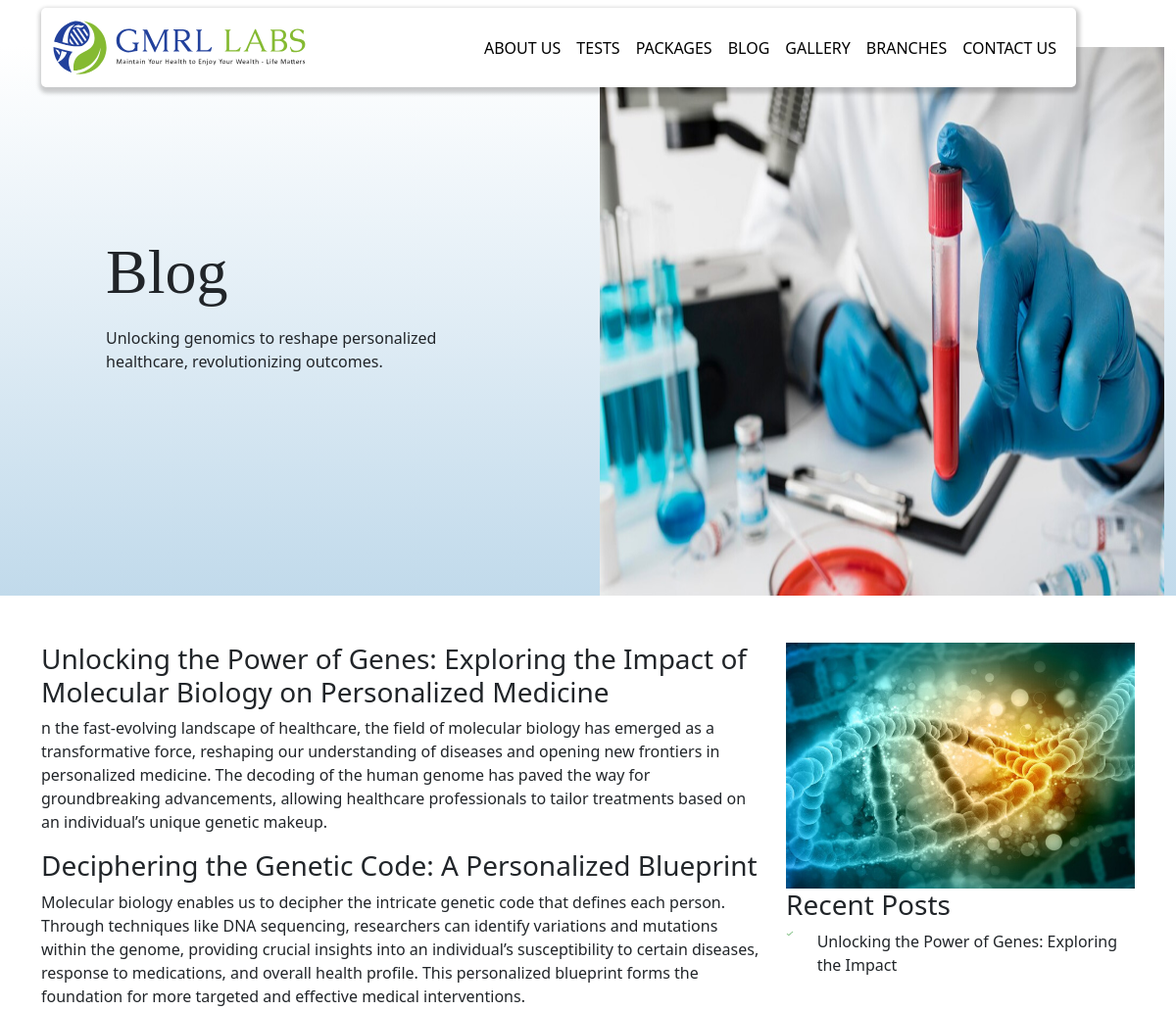
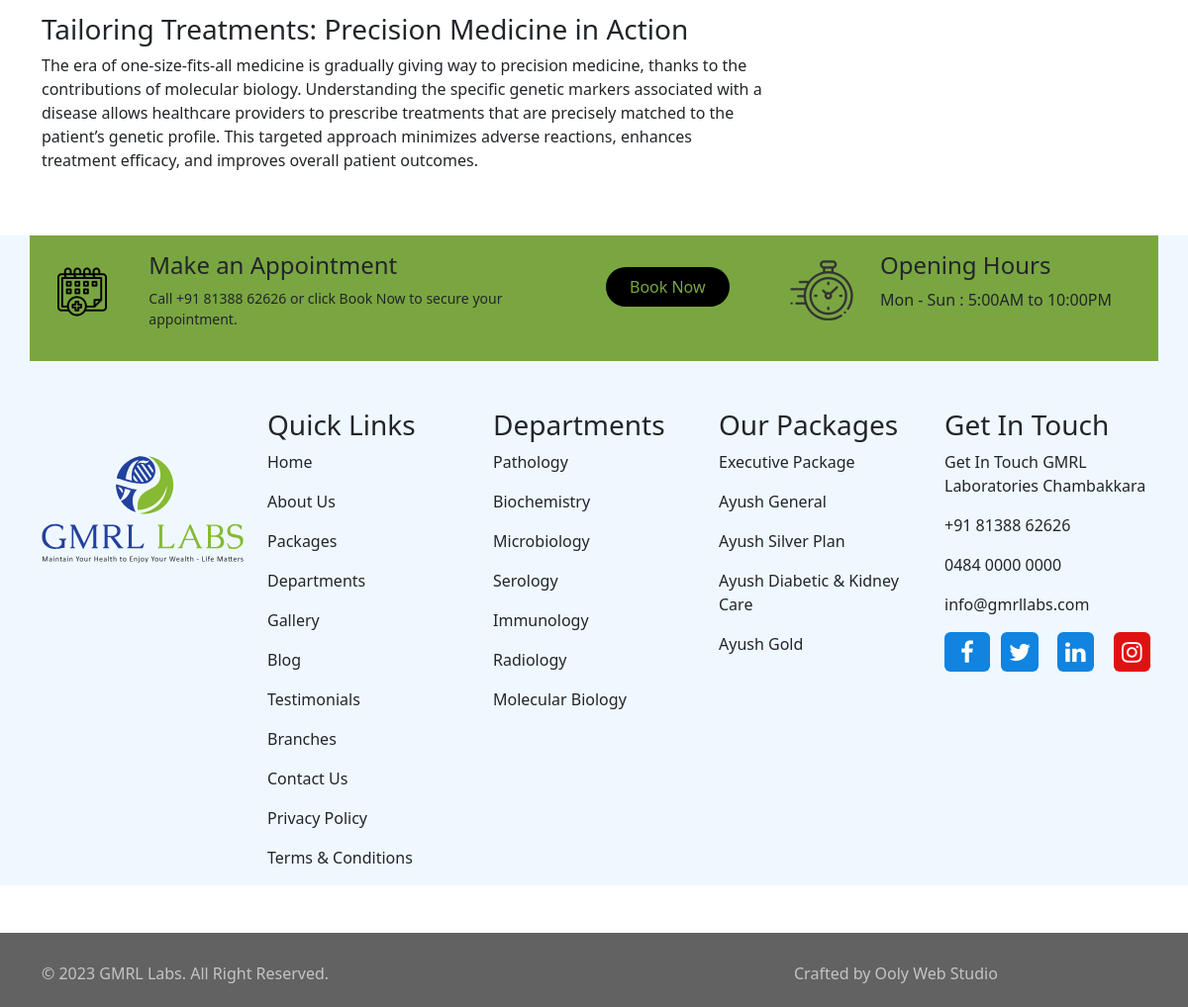
Page /subblog/2/ on the committed database (2 pictures, top to bottom).
### app/models.py (models this page shows)
class Sub_blog(models.Model):
    image=models.ImageField(upload_to='img')
    name=models.CharField(max_length=50)
    heading1=models.CharField(max_length=500)
    description1=models.CharField(max_length=500)
    heading2=models.CharField(max_length=500)
    description2=models.CharField(max_length=500)
    heading3=models.CharField(max_length=500)
    description3=models.CharField(max_length=500)
    blog=models.ForeignKey(Blog,on_delete=models.CASCADE)

### app/views.py (the view)
# urls.py: path('subblog/<int:id>/',views.subblog,name='subblog'),
def subblog(request,id):
    context={}
    su=Sub_blog.objects.filter(blog=id)
    context['su']=su
    return render(request,'subblog.html',context)

### app/templates/subblog.html (shortened to what this page needs)
{% load static %}
<!DOCTYPE html>
<html lang="en">
<head>
    <link href="https://cdn.jsdelivr.net/npm/bootstrap@5.1.3/dist/css/bootstrap.min.css" rel="stylesheet">
    <link rel="stylesheet" href="https://cdnjs.cloudflare.com/ajax/libs/font-awesome/4.7.0/css/font-awesome.min.css">
    {% block css %}
    <link rel="stylesheet" href="{% static '/css/index.css' %}">
    {% endblock %}
</head>
<body>
  <div class="container bar">
    <nav class="navbar navbar-expand-lg mt-2 static-top header-fixed ">
      <div class="container">
        <a class="navbar-brand" href="{% url 'index' %}">
          <img src="{% static '/images/gmrl-logo.svg' %}" alt="..." height="55">
        </a>
          <div class="collapse navbar-collapse  hi" id="navbarSupportedContent">
            <ul class="navbar-nav ms-auto">
              <li class="nav-item">
                <a class="nav-link  " aria-current="page" href="{% url 'about' %}">ABOUT US</a>
              </li>
              <li class="nav-item">
                <a class="nav-link" href="{% url 'test' %}">TESTS</a>
              </li>
              <li class="nav-item">
                <a class="nav-link" href="{% url 'packages' %}">PACKAGES</a>
              </li>
              <li class="nav-item">
                <a class="nav-link" href="{% url 'blog' %}">BLOG</a>
              </li>
              <li class="nav-item">
                <a class="nav-link" href="{% url 'gallery' %}">GALLERY</a>
              </li>
              <li class="nav-item">
                <a class="nav-link" href="{% url 'branch' %}">BRANCHES</a>
              </li>
              <li class="nav-item">
                <a class="nav-link" href="{% url 'contact' %}">CONTACT US</a>
              </li>
            </ul>
          </div>
      </div>
    </nav>
  </div>
  <div class="container-fluid mt-5 colo">
    <div class="row">
      <div class="col-lg col-md-12">
        <div class="row">
          <div class="col-lg mt-5">
            <div class="row">
              <div class="col-lg ms-5 me-5">
                <h1 class="about ms-5">Blog</h1>
                <p class="ms-5 me-5 mt-3">Unlocking genomics to reshape personalized healthcare,
                    revolutionizing outcomes.</p>
              </div>
            </div>
          </div>
        </div>
      </div>
      <div class="col-lg col-md-12">
        <img src="{% static 'images/about banner.jpg' %}" alt="" class="pl">
      </div>
    </div>
  </div>
<div class="container mt-5">
<div class="row">
  {% for i in su %}
<div class="col-lg-8">
<h3>{{i.heading1}}</h3>
<p>{{i.description1}}</p>
<h3>{{i.heading2}}</h3>
<p>{{i.description2}}</p>
<h3>{{i.heading3}}</h3>
<p>{{i.description3}}</p>
</div>
<div class="col-lg-4">
<img src="{{i.image.url}}" alt="">
<h3>Recent Posts</h3>
<div class="row">
<div class="col-lg-1 col-md-2 col-2">
  <img src="{% static 'images/icons8-tick-20.png' %}" alt="">
</div>
<div class="col-lg-11 col-md col ">
  <p>{{i.name}}</p>
</div>
{% endfor %}
</div>
</div>
</div>
</div>
<footer>
  <div class="container  mt-5">
    <div class="row box p-3 mb-5">
      <div class="col-lg-1 col-md-1 col-2 pb-3">
        <img src="{% static 'images/icons8-appointments-50.png' %}" class="mt-3" alt="">
      </div>
      <div class="col-lg-5 col-md-5 col-6">
        <h4>Make an Appointment</h4>
        <p class="Call">Call +91 81388 62626 or click Book Now to secure your appointment.</p>
      </div>
      <div class="col-lg-2 col-md-2 col-4">
        <a href="{% url 'appointment' %}">
        <button class="Book pt-2 pb-2 pe-4 ps-4 mt-3">Book Now</button></a>
      </div>
      <div class="col-lg-1 col-md-1 col-2">
        <img src="{% static '/images/openinh-hours-logo.png' %}" class="mt-2" alt=""></div>
      <div class="col-lg col-md col">
        <h4>Opening Hours </h4>
        <p>Mon - Sun : 5:00AM to 10:00PM</p>
      </div>
    </div>
    <div class="row">
      <div class="col-lg col-md-4 col-sm-4 col-xs-12 mt-5">
        <img src="{% static 'images/gmrl-footer-logo.svg' %}" alt="" class="w-100">
      </div>
      <div class="d-none d-xl-block col-lg col-md ">
        <h3> Quick Links</h3>
        <p class="Home">Home</p>
        <p class="Home">About Us</p>
          <p class="Home">Packages</p>
          <p class="Home">Departments</p>
          <p class="Home">Gallery</p>
          <p class="Home">Blog</p>
          <p class="Home">Testimonials</p>
          <p class="Home">Branches</p>
          <p class="Home">Contact Us</p>
          <p class="Home">Privacy Policy</p>
          <p class="Home">Terms & Conditions</p>
      </div>
      <div class="col-lg d-none d-xl-block">
        <h3>Departments</h3>
        <p class="Home">Pathology</p>
        <p class="Home">Biochemistry</p>
        <p class="Home">Microbiology</p>
        <p class="Home">Serology</p>
        <p class="Home">Immunology</p>
        <p class="Home">Radiology</p>
        <p class="Home">Molecular Biology</p>
      </div>
      <div class="col-lg d-none d-sm-block col-md col-sm">
        <h3>Our Packages</h3>
        <p class="Home">Executive Package</p>
        <p class="Home">Ayush General</p>
        <p class="Home">Ayush Silver Plan</p>
        <p class="Home">Ayush Diabetic & Kidney Care</p>
        <p class="Home">Ayush Gold</p>
      </div>
      <div class="col-lg  col-md col-sm col-xs-12 Get">
        <h3 >Get In Touch</h3>
        <p class="Home ">Get In Touch
          GMRL Laboratories Chambakkara</p>
          <p class="Home ">+91 81388 62626</p>
          <p class="Home ">0484 0000 0000</p>
          <p class="Home">info@gmrllabs.com</p>
          <div class="row ">
            <div class="col-lg col-md col-sm col-2">
              <i class="fa fa-facebook-f linkedin pt-2 pe-3 ps-3 pb-2" style="font-size:24px;color:white;background-color: rgb(17, 131, 224)" ></i>
            </div>
            <div class="col-lg col-md col-sm col-2">
              <i class="fa fa-twitter linkedin p-2"></i>
                        </div>
            <div class="col-lg col-md col-sm col-2">
              <i class="fa fa-linkedin linkedin p-2"></i>
            </div>
            <div class="col-lg col-md col-sm col-2" >
              <i class="fa fa-instagram p-2 insta" ></i>
            </div>
          </div>
      </div>
    </div>
  </div>
</footer>
<div class="footer-bottam  p-3 mt-5">
  <div class="container">
   <div class="row">
    <div class="col-lg-4  copyright mt-3"><h6>© 2023 GMRL Labs. All Right Reserved.</h6></div>
    <div class="col-lg-4"></div>
    <div class="col-lg-4 copyright mt-3"><h6>Crafted by Ooly Web Studio</h6></div>
   </div>
  </div>
</div>
</body></html>

### static/css/index.css (style rules this page uses)
body,html { max-width: 100%; overflow-x: hidden; }
.navbar { background-color: white; border-radius: 5px; box-shadow: 1px 3px 4px 3px rgba(0,0,0,.2); z-index:1; position: fixed; width: 88%; }
.nav-link { color: #000; font-weight: 550px; }
@media (max-width:1342px) and (min-width:1084px) { .pl { height: 70vh; } }
.pl { width: 100%; }
.Call { font-size: 14px; }
img { max-width: 100%; display: block; }
.box { background-color: #7AA641; }
footer { background-color:aliceblue; }
.Book { border-radius:100px; color: #7AA641; background-color: #000; border: #000; }
.about { font-size: 64px; font-weight: 400; font-family:'Cinzel', serif; }
.colo { background-image: linear-gradient( white,rgb(193, 218, 235)); }
.linkedin { font-size:24px;color:white; background-color: rgb(17, 131, 224); border-radius: 6px; }
.insta { font-size:24px;color:white;background-color: rgb(224, 17, 17); border-radius: 6px; }
.footer-bottam { background-color: #626262; }
.copyright { color: rgb(196, 196, 196); }

### rows in the picture
Sub_blog: heading1 "Unlocking the Power of Genes: Exploring the Impact of Molecular Biology on Personalized Medicine", description1 "n the fast-evolving landscape of healthcare, the field of molecular biology has emerged as a transformative force, reshaping our understanding of diseases and opening new frontiers in personalized medicine. The decoding of the human genome has paved the way for groundbreaking advancements, allowing healthcare professionals to tailor treatments based on an individual’s unique genetic makeup.", heading2 "Deciphering the Genetic Code: A Personalized Blueprint", description2 "Molecular biology enables us to decipher the intricate genetic code that defines each person. Through techniques like DNA sequencing, researchers can identify variations and mutations within the genome, providing crucial insights into an individual’s susceptibility to certain diseases, response to medications, and overall health profile. This personalized blueprint forms the foundation for more targeted and effective medical interventions.", heading3 "Tailoring Treatments: Precision Medicine in Action", description3 "The era of one-size-fits-all medicine is gradually giving way to precision medicine, thanks to the contributions of molecular biology. Understanding the specific genetic markers associated with a disease allows healthcare providers to prescribe treatments that are precisely matched to the patient’s genetic profile. This targeted approach minimizes adverse reactions, enhances treatment efficacy, and improves overall patient outcomes.", image (picture), name "Unlocking the Power of Genes: Exploring the Impact"
